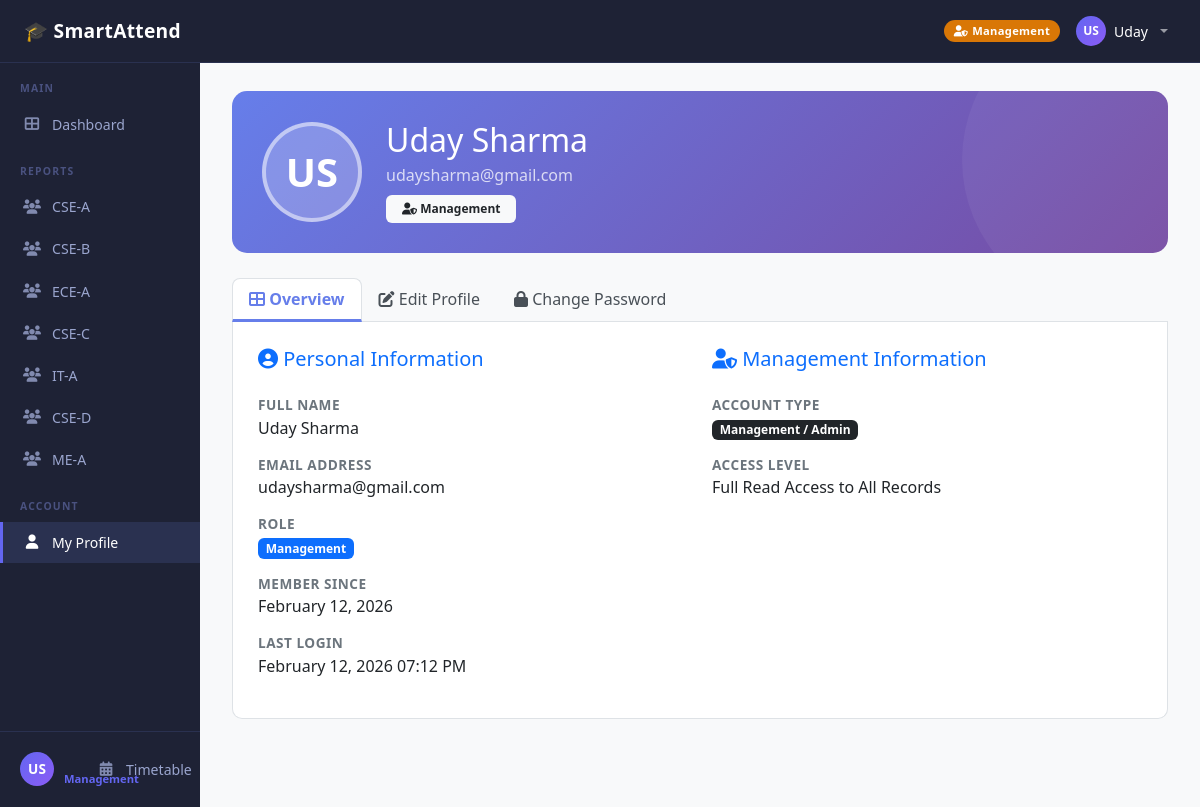
Page /accounts/profile/ (signed in) on the committed database.
### apps/accounts/models.py (models this page shows, shortened)
class CustomUser(AbstractBaseUser, PermissionsMixin):
    USER_TYPE_CHOICES = (
        ('student', 'Student'),
        ('teacher', 'Teacher'),
        ('management', 'Management'),
    )
    email = models.EmailField(unique=True, verbose_name='Email Address')
    first_name = models.CharField(max_length=50)
    last_name = models.CharField(max_length=50)
    user_type = models.CharField(max_length=15, choices=USER_TYPE_CHOICES)
    profile_pic = models.ImageField(
        upload_to='profile_pics/',
        blank=True,
        null=True,
        verbose_name='Profile Picture'
    )
    is_active = models.BooleanField(default=True)
    is_staff = models.BooleanField(default=False)
    date_joined = models.DateTimeField(auto_now_add=True)
    last_login = models.DateTimeField(auto_now=True)
    objects = CustomUserManager()
    USERNAME_FIELD = 'email'
    REQUIRED_FIELDS = ['first_name', 'last_name', 'user_type']
    class Meta:
        verbose_name = 'User'
        verbose_name_plural = 'Users'
        ordering = ['-date_joined']
    def get_full_name(self):
        return f"{self.first_name} {self.last_name}"

### apps/academic/models.py (models this page shows, shortened)
class Section(models.Model):
    name = models.CharField(max_length=50, unique=True)
    code = models.CharField(
        max_length=10,
        unique=True,
        help_text='Short code like CSE-A, ECE-1'
    )
    semester = models.IntegerField(
        validators=[MinValueValidator(1), MaxValueValidator(8)],
        help_text='Semester number (1-8)'
    )
    academic_year = models.CharField(
        max_length=10,
        help_text='e.g., 2024-25'
    )
    capacity = models.IntegerField(
        default=60,
        validators=[MinValueValidator(1)],
        help_text='Maximum number of students'
    )
    created_at = models.DateTimeField(auto_now_add=True)
    class Meta:
        verbose_name = 'Section'
        verbose_name_plural = 'Sections'
        ordering = ['semester', 'code']
        unique_together = ['code', 'academic_year']

### apps/accounts/views.py (the view)
# urls.py: path('profile/', views.profile, name='profile'),
@login_required
def profile(request):
    user = request.user
    context = {
        'user': user,
    }
    if user.user_type == 'student':
        context['student'] = user.student_profile
        context['attendance_percentage'] = user.student_profile.get_attendance_percentage()
    elif user.user_type == 'teacher':
        context['teacher'] = user.teacher_profile
    return render(request, 'accounts/profile.html', context)

### templates/accounts/profile.html (shortened to what this page needs)
{% extends 'base.html' %}
{% load static %}
{% block content %}
<div class="profile-header">
    <div class="row align-items-center">
        <div class="col-auto">
            <div class="profile-avatar">
                {% if user.profile_pic %}
                    <img src="{{ user.profile_pic.url }}" alt="Profile Picture">
                {% else %}
                    {{ user.first_name|first }}{{ user.last_name|first }}
                {% endif %}
            </div>
        </div>
        <div class="col">
            <h2 class="mb-1">{{ user.get_full_name }}</h2>
            <p class="mb-2 opacity-75">{{ user.email }}</p>
            <span class="badge bg-light text-dark px-3 py-2">
                {% if user.user_type == 'student' %}
                    <i class="fas fa-graduation-cap"></i> Student
                    &nbsp;|&nbsp;
                    <i class="fas fa-id-card"></i> {{ student.roll_number }}
                    &nbsp;|&nbsp;
                    <i class="fas fa-users"></i> {{ student.section.code }}
                {% elif user.user_type == 'teacher' %}
                    <i class="fas fa-chalkboard-teacher"></i> Teacher
                    &nbsp;|&nbsp;
                    <i class="fas fa-id-badge"></i> {{ teacher.employee_id }}
                    &nbsp;|&nbsp;
                    <i class="fas fa-building"></i> {{ teacher.department }}
                {% else %}
                    <i class="fas fa-user-shield"></i> Management
                {% endif %}
            </span>
        </div>
    </div>
</div>
<ul class="nav nav-tabs" id="profileTabs" role="tablist">
    <li class="nav-item">
        <a class="nav-link active" id="overview-tab" data-bs-toggle="tab" href="#overview" role="tab">
            <i class="fas fa-th-large"></i> Overview
        </a>
    </li>
    <li class="nav-item">
        <a class="nav-link" id="edit-tab" data-bs-toggle="tab" href="#edit" role="tab">
            <i class="fas fa-edit"></i> Edit Profile
        </a>
    </li>
    <li class="nav-item">
        <a class="nav-link" id="password-tab" data-bs-toggle="tab" href="#password" role="tab">
            <i class="fas fa-lock"></i> Change Password
        </a>
    </li>
</ul>
<div class="tab-content" id="profileTabsContent">
    <div class="tab-pane fade show active" id="overview" role="tabpanel">
        <div class="row">
            <div class="col-md-6">
                <h5 class="mb-4 text-primary">
                    <i class="fas fa-user-circle"></i> Personal Information
                </h5>
                <div class="info-label">Full Name</div>
                <div class="info-value">{{ user.get_full_name }}</div>
                <div class="info-label">Email Address</div>
                <div class="info-value">{{ user.email }}</div>
                <div class="info-label">Role</div>
                <div class="info-value">
                    <span class="badge bg-primary">{{ user.get_user_type_display }}</span>
                </div>
                <div class="info-label">Member Since</div>
                <div class="info-value">{{ user.date_joined|date:"F d, Y" }}</div>
                <div class="info-label">Last Login</div>
                <div class="info-value">{{ user.last_login|date:"F d, Y h:i A" }}</div>
            </div>
            <div class="col-md-6">
                {% if user.user_type == 'student' %}
                <h5 class="mb-4 text-primary">
                    <i class="fas fa-graduation-cap"></i> Student Information
                </h5>
                <div class="info-label">Roll Number</div>
                <div class="info-value">
                    <code>{{ student.roll_number }}</code>
                </div>
                <div class="info-label">Section</div>
                <div class="info-value">
                    {{ student.section.name }} ({{ student.section.code }})
                </div>
                <div class="info-label">Semester</div>
                <div class="info-value">Semester {{ student.section.semester }}</div>
                <div class="info-label">Academic Year</div>
                <div class="info-value">{{ student.section.academic_year }}</div>
                <div class="info-label">Enrollment Date</div>
                <div class="info-value">{{ student.enrollment_date|date:"F d, Y" }}</div>
                <div class="info-label">Overall Attendance</div>
                <div class="info-value">
                    <span class="stat-pill {% if overall_percentage >= 75 %}bg-success text-white{% elif overall_percentage >= 50 %}bg-warning text-dark{% else %}bg-danger text-white{% endif %}">
                        {{ overall_percentage }}%
                    </span>
                    <small class="text-muted ms-2">
                        {% if overall_percentage >= 75 %}
                            ✅ Good Standing
                        {% elif overall_percentage >= 50 %}
                            ⚠️ At Risk
                        {% else %}
                            ❌ Below Requirement
                        {% endif %}
                    </small>
                </div>
                {% else %}
                <h5 class="mb-4 text-primary">
                    <i class="fas fa-user-shield"></i> Management Information
                </h5>
                <div class="info-label">Account Type</div>
                <div class="info-value">
                    <span class="badge bg-dark">Management / Admin</span>
                </div>
                <div class="info-label">Access Level</div>
                <div class="info-value">Full Read Access to All Records</div>
                {% endif %}
            </div>
        </div>
    </div>
</div>
{% endblock %}

### templates/base.html (shortened to what this page needs)
<!DOCTYPE html>
<html lang="en">
<head>
    <link href="https://cdn.jsdelivr.net/npm/bootstrap@5.3.0/dist/css/bootstrap.min.css" rel="stylesheet">
    <link href="https://cdnjs.cloudflare.com/ajax/libs/font-awesome/6.4.0/css/all.min.css" rel="stylesheet">
</head>
<body>
<nav class="navbar navbar-expand-lg navbar-dark"
      style="background: #1e2235; border-bottom: 1px solid #2a3150;
            position: sticky; top: 0; z-index: 1030;">
    <div class="container-fluid px-4">
        <a class="navbar-brand text-white" href="{% url 'dashboard' %}">
            🎓 SmartAttend
        </a>
        <div class="collapse navbar-collapse" id="navbarNav">
            <ul class="navbar-nav ms-auto align-items-center gap-2">
                {% if user.is_authenticated %}
                {% if user.user_type == 'student' %}
    <span class="role-badge"
          style="background:#059669; color:#ffffff;">
        <i class="fas fa-graduation-cap me-1"></i>Student
    </span>
{% elif user.user_type == 'teacher' %}
    <span class="role-badge"
          style="background:#4f46e5; color:#ffffff;">
        <i class="fas fa-chalkboard-teacher me-1"></i>Teacher
    </span>
{% elif user.user_type == 'management' %}
    <span class="role-badge"
          style="background:#d97706; color:#ffffff;">
        <i class="fas fa-user-shield me-1"></i>Management
    </span>
{% endif %}
                <li class="nav-item dropdown">
                    <a class="nav-link dropdown-toggle d-flex align-items-center gap-2"
                       href="#" id="userDropdown" role="button"
                       data-bs-toggle="dropdown">
                        <div style="width:30px;height:30px;border-radius:50%;
                                    background:linear-gradient(135deg,#6366f1,#8b5cf6);
                                    display:flex;align-items:center;justify-content:center;
                                    font-size:0.75rem;font-weight:700;color:white;overflow:hidden;">
                            {% if user.profile_pic %}
                                <img src="{{ user.profile_pic.url }}"
                                     style="width:100%;height:100%;object-fit:cover;">
                            {% else %}
                                {{ user.first_name|first }}{{ user.last_name|first }}
                            {% endif %}
                        </div>
                        <span class="text-white small fw-600">{{ user.first_name }}</span>
                    </a>
                </li>
                {% endif %}
            </ul>
        </div>
    </div>
</nav>
<div class="container-fluid p-0">
    <div class="row g-0">
        {% if user.is_authenticated %}
        <nav class="col-md-2 sidebar d-none d-md-flex flex-column justify-content-between">
            <div>
                {% if user.user_type == 'student' %}
                <div class="sidebar-section-label">Main</div>
                <a href="{% url 'attendance:student_dashboard' %}"
                   class="sidebar-link {% if request.resolver_match.url_name == 'student_dashboard' %}active{% endif %}">
                    <i class="fas fa-th-large"></i> Dashboard
                </a>
                <div class="sidebar-section-label">Attendance</div>
                <a href="{% url 'attendance:student_attendance_detail' %}"
                   class="sidebar-link {% if request.resolver_match.url_name == 'student_attendance_detail' %}active{% endif %}">
                    <i class="fas fa-calendar-check"></i> My Attendance
                </a>
                <a href="{% url 'attendance:student_schedule' %}"
                   class="sidebar-link {% if request.resolver_match.url_name == 'student_schedule' %}active{% endif %}">
                    <i class="fas fa-calendar-week"></i> My Schedule
                </a>
                <div class="sidebar-section-label">Account</div>
                <a href="{% url 'profile' %}"
                   class="sidebar-link {% if request.resolver_match.url_name == 'profile' %}active{% endif %}">
                    <i class="fas fa-user"></i> My Profile
                </a>
                <a href="{% url 'attendance:student_timetable' %}"
   class="sidebar-link {% if request.resolver_match.url_name == 'student_timetable' %}active{% endif %}">
    <i class="fas fa-table"></i> My Timetable
</a>
                {% elif user.user_type == 'management' %}
                <div class="sidebar-section-label">Main</div>
                <a href="{% url 'attendance:management_dashboard' %}"
                   class="sidebar-link {% if request.resolver_match.url_name == 'management_dashboard' %}active{% endif %}">
                    <i class="fas fa-th-large"></i> Dashboard
                </a>
                <div class="sidebar-section-label">Reports</div>
                {% for section in all_sections %}
                <a href="{% url 'attendance:section_report' section.id %}"
                   class="sidebar-link {% if request.resolver_match.kwargs.section_id == section.id %}active{% endif %}">
                    <i class="fas fa-users"></i> {{ section.code }}
                </a>
                {% endfor %}
                <div class="sidebar-section-label">Account</div>
                <a href="{% url 'profile' %}"
                   class="sidebar-link {% if request.resolver_match.url_name == 'profile' %}active{% endif %}">
                    <i class="fas fa-user"></i> My Profile
                </a>
                {% endif %}
            </div>
            <div class="sidebar-user">
                <div class="sidebar-avatar">
                    {% if user.profile_pic %}
                        <img src="{{ user.profile_pic.url }}" alt="avatar">
                    {% else %}
                        {{ user.first_name|first }}{{ user.last_name|first }}
                    {% endif %}
                </div>
                <div style="min-width:0;">
                    <div class="sidebar-user-role">
                        {{ user.get_user_type_display }}
                    </div>
                </div>
                <a href="{% url 'attendance:management_timetable' %}"
   class="sidebar-link {% if request.resolver_match.url_name == 'management_timetable' %}active{% endif %}">
    <i class="fas fa-calendar-alt"></i> Timetable
</a>
            </div>
        </nav>
        {% endif %}
        <main class="{% if user.is_authenticated %}col-md-10{% else %}col-12{% endif %} content-area">
            {% block content %}{% endblock %}
        </main>
    </div>
</div>
</body>
</html>

### rows in the picture
CustomUser: first_name|first "U", last_name|first "S", first_name "Uday", user_type "Management", get_full_name "Uday Sharma", email "udaysharma@gmail.com", date_joined "February 12, 2026", last_login "February 12, 2026 07:12 PM"
Section: code "CSE-A"
Section: code "CSE-B"
Section: code "ECE-A"
Section: code "CSE-C"
Section: code "IT-A"
Section: code "CSE-D"
Section: code "ME-A"
